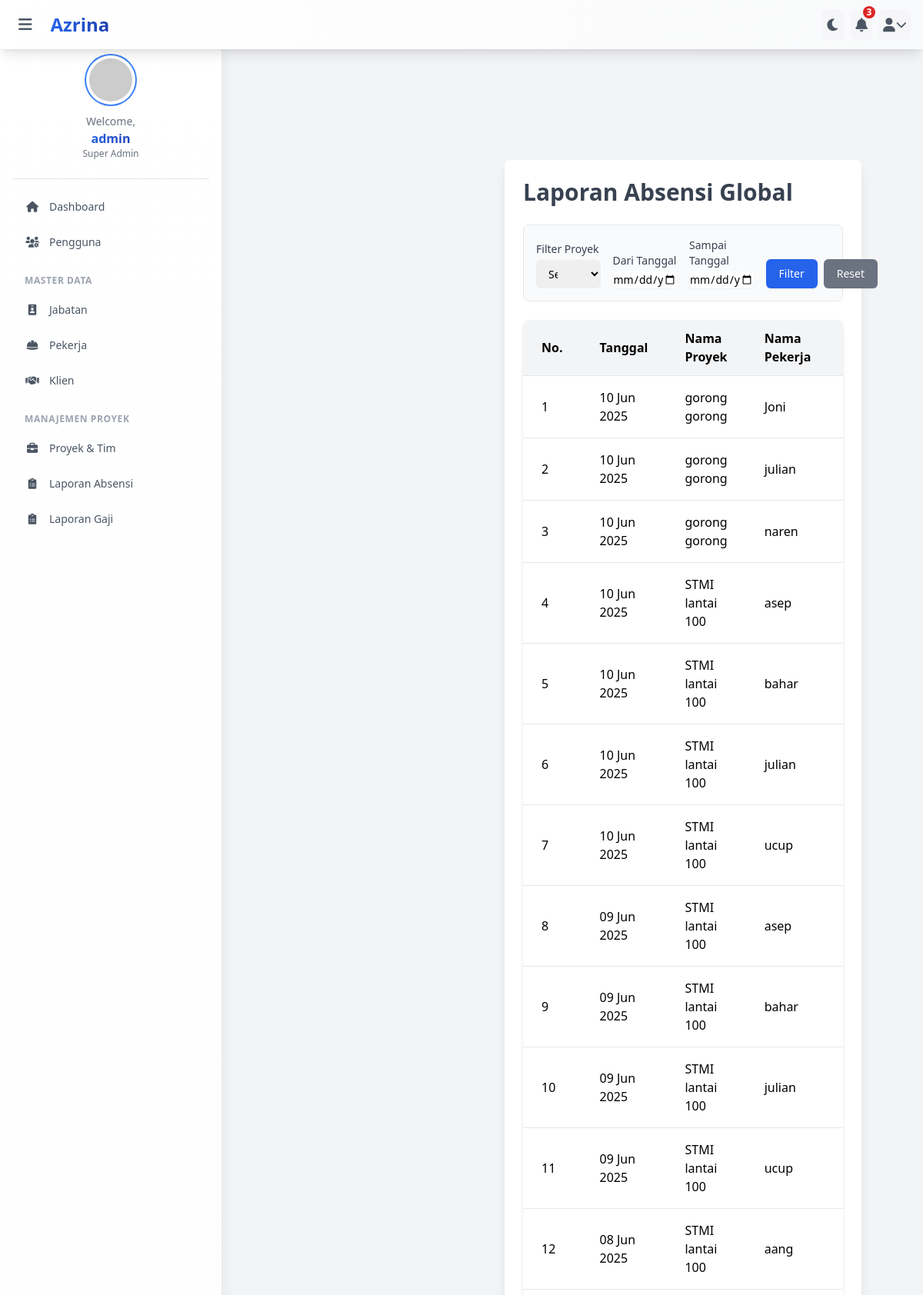
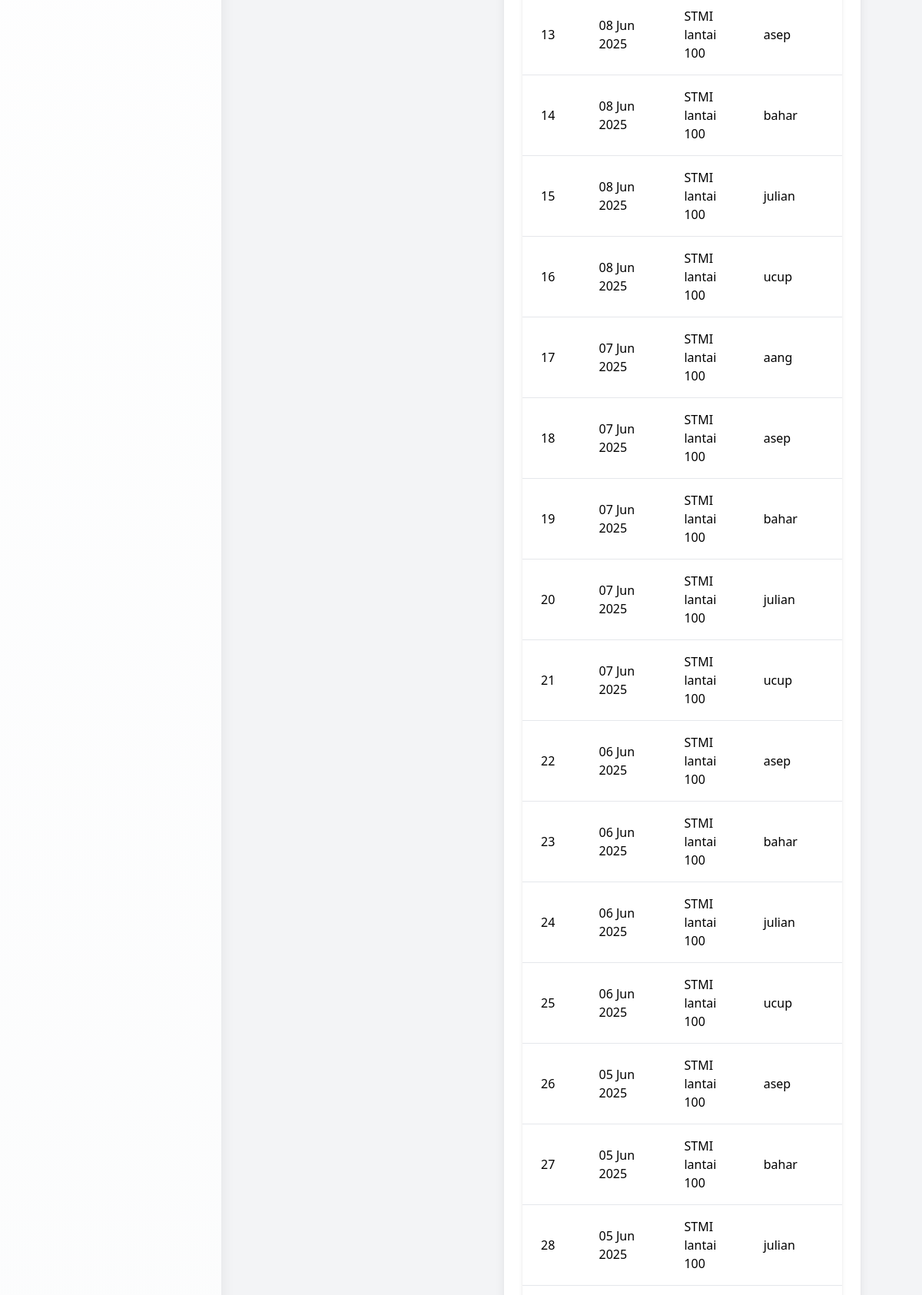
/absensi/index.php (signed in, upper part), run on the app's committed database (2 pictures, top to bottom).
### tables this page shows
CREATE TABLE `absensi` (
  `id_absensi` int(11) NOT NULL,
  `id_pekerja` int(11) NOT NULL,
  `id_projek` int(11) NOT NULL,
  `id_mandor` int(11) NOT NULL COMMENT 'Mandor yang mencatat absensi ini',
  `tanggal` date NOT NULL,
  `status_hadir` tinyint(1) NOT NULL COMMENT '1=Hadir, 0=Tidak Hadir',
  `lembur` tinyint(1) NOT NULL COMMENT '1=Ya, 0=Tidak',
  `keterangan` varchar(255) DEFAULT NULL,
  `waktu_update` timestamp NOT NULL DEFAULT current_timestamp() ON UPDATE current_timestamp() COMMENT 'Waktu data terakhir diubah'
);

CREATE TABLE `projek` (
  `id_projek` int(11) NOT NULL,
  `id_klien` int(11) NOT NULL,
  `namaprojek` varchar(150) NOT NULL,
  `id_mandor_pekerja` int(11) NOT NULL COMMENT 'FK ke id_pekerja, mandor utama proyek ini',
  `jenisprojek` varchar(100) DEFAULT NULL,
  `status` enum('planning','active','completed') NOT NULL,
  `lokasi` text DEFAULT NULL,
  `tanggal_mulai_projek` date DEFAULT NULL,
  `tanggal_selesai_projek` date DEFAULT NULL
);

CREATE TABLE `pekerja` (
  `id_pekerja` int(11) NOT NULL,
  `namapekerja` varchar(100) NOT NULL,
  `id_jabatan` int(11) NOT NULL,
  `no_hp` varchar(20) DEFAULT NULL,
  `no_rek` varchar(30) DEFAULT NULL,
  `is_active` tinyint(1) NOT NULL DEFAULT 1
);

### absensi/index.php (the view, shortened to what this page needs)
<?php
require_once '../config.php';
$user_role = $_SESSION['role'];
$filter_tgl_mulai = $_GET['tgl_mulai'] ?? '';
$filter_tgl_selesai = $_GET['tgl_selesai'] ?? '';
$where_sql = "";
$query_absensi = "SELECT
                        a.id_absensi, a.tanggal, a.status_hadir, a.lembur, a.keterangan,
                        pr.namaprojek,
                        pek.namapekerja AS nama_pekerja_diabsen,
                        mandor.namapekerja AS nama_mandor_pencatat
                    FROM absensi a
                    INNER JOIN projek pr ON a.id_projek = pr.id_projek
                    INNER JOIN pekerja pek ON a.id_pekerja = pek.id_pekerja
                    LEFT JOIN pekerja mandor ON a.id_mandor = mandor.id_pekerja"
                    . $where_sql .
                    " ORDER BY a.tanggal DESC, pr.namaprojek ASC, pek.namapekerja ASC";
$stmt_absensi = mysqli_prepare($koneksi, $query_absensi);
$daftar_absensi = [];
if ($stmt_absensi) {
    mysqli_stmt_execute($stmt_absensi);
    $result_absensi = mysqli_stmt_get_result($stmt_absensi);
    $daftar_absensi = $result_absensi ? mysqli_fetch_all($result_absensi, MYSQLI_ASSOC) : [];
} else {
    error_log("Error mengambil data absensi: " . mysqli_error($koneksi));
    $daftar_absensi = [];
}
require_once '../includes/header.php';
if ($user_role == 'super_admin') { require_once '../includes/sidebar_super_admin.php'; }
elseif ($user_role == 'admin') { require_once '../includes/sidebar_admin.php'; }
?>
<main class="content-wrapper mt-16 md:ml-72">
    <div class="max-w-full mx-auto p-4 sm:p-6 lg:p-8">
        <div class="bg-white dark:bg-gray-800 rounded-lg shadow-lg p-6">
            <h1 class="text-2xl sm:text-3xl font-bold text-gray-700 dark:text-gray-300 mb-6">
                Laporan Absensi Global
            </h1>
            <form method="GET" action="" class="mb-6 p-4 bg-gray-50 dark:bg-gray-700/50 rounded-lg border dark:border-gray-600">
                 <div class="grid grid-cols-1 md:grid-cols-2 lg:grid-cols-4 gap-4 items-end">
                    <div>
                        <label for="id_projek" class="block text-sm font-medium text-gray-700 dark:text-gray-300">Filter Proyek</label>
                        <select name="id_projek" id="id_projek" class="mt-1 block w-full pl-3 pr-10 py-2 text-base border-gray-300 dark:border-gray-600 dark:bg-gray-900 dark:text-gray-300 focus:outline-none focus:ring-blue-500 focus:border-blue-500 sm:text-sm rounded-md">
                            <option value="">Semua Proyek</option>
                        </select>
                    </div>
                    <div>
                        <label for="tgl_mulai" class="block text-sm font-medium text-gray-700 dark:text-gray-300">Dari Tanggal</label>
                        <input type="date" name="tgl_mulai" id="tgl_mulai" value="<?php echo htmlspecialchars($filter_tgl_mulai); ?>" class="mt-1 block w-full rounded-md border-gray-300 shadow-sm dark:bg-gray-900 dark:border-gray-600 dark:text-gray-300 focus:ring-blue-500 focus:border-blue-500 sm:text-sm">
                    </div>
                    <div>
                        <label for="tgl_selesai" class="block text-sm font-medium text-gray-700 dark:text-gray-300">Sampai Tanggal</label>
                        <input type="date" name="tgl_selesai" id="tgl_selesai" value="<?php echo htmlspecialchars($filter_tgl_selesai); ?>" class="mt-1 block w-full rounded-md border-gray-300 shadow-sm dark:bg-gray-900 dark:border-gray-600 dark:text-gray-300 focus:ring-blue-500 focus:border-blue-500 sm:text-sm">
                    </div>
                    <div class="flex items-center gap-2 pt-4 md:pt-0">
                        <button type="submit" class="w-full inline-flex justify-center py-2 px-4 border border-transparent shadow-sm text-sm font-medium rounded-md text-white bg-blue-600 hover:bg-blue-700 focus:outline-none focus:ring-2 focus:ring-offset-2 focus:ring-blue-500">Filter</button>
                        <a href="<?php echo BASE_URL; ?>absensi/" class="w-full inline-flex justify-center py-2 px-4 border border-transparent shadow-sm text-sm font-medium rounded-md text-white bg-gray-500 hover:bg-gray-600 focus:outline-none focus:ring-2 focus:ring-offset-2 focus:ring-gray-500">Reset</a>
                    </div>
                </div>
            </form>
            <div class="overflow-x-auto shadow-md rounded-lg">
                <table class="min-w-full divide-y divide-gray-200 dark:divide-gray-700">
                    <thead class="bg-gray-100 dark:bg-gray-700">
                        <tr>
                            <th class="px-6 py-3 text-left ...">No.</th>
                            <th class="px-6 py-3 text-left ...">Tanggal</th>
                            <th class="px-6 py-3 text-left ...">Nama Proyek</th>
                            <th class="px-6 py-3 text-left ...">Nama Pekerja</th>
                            <th class="px-6 py-3 text-center ...">Status Hadir</th>
                        </tr>
                    </thead>
                    <tbody class="bg-white dark:bg-gray-800 divide-y divide-gray-200 dark:divide-gray-700">
                        <?php if (!empty($daftar_absensi)) : ?>
                            <?php $nomor = 1; ?>
                            <?php foreach ($daftar_absensi as $absen) : ?>
                                <tr>
                                    <td class="px-6 py-4 ..."><?php echo $nomor++; ?></td>
                                    <td class="px-6 py-4 ..."><?php echo date('d M Y', strtotime($absen['tanggal'])); ?></td>
                                    <td class="px-6 py-4 ..."><?php echo htmlspecialchars($absen['namaprojek']); ?></td>
                                    <td class="px-6 py-4 ... font-medium"><?php echo htmlspecialchars($absen['nama_pekerja_diabsen']); ?></td>
                                    <td class="px-6 py-4 text-center ...">
                                    </td>
                                </tr>
                            <?php endforeach; ?>
                        <?php endif; ?>
                    </tbody>
                </table>
            </div>
        </div>
    </div>
</main>

### assets/css/style.css (style rules this page uses)
* { margin: 0; padding: 0; box-sizing: border-box; }
body { transition: padding-left 0.3s ease-in-out; }
.content-wrapper { transition: margin-left 0.3s ease-in-out; margin-top: 4rem; padding: 1.5rem; }
@media (min-width: 768px) { .content-wrapper { margin-left: 18rem; } }

### includes/header.php (style rules this page uses)
body { transition: background-color 0.5s ease-in-out; }
* { transition: background-color 0.3s ease-in-out, border-color 0.3s ease-in-out, color 0.3s ease-in-out; }

### data on the page
absensi: tanggal "10 Jun 2025", id_projek.namaprojek "gorong gorong", id_pekerja.namapekerja "Joni"
absensi: tanggal "10 Jun 2025", id_projek.namaprojek "gorong gorong", id_mandor.namapekerja "julian"
absensi: tanggal "10 Jun 2025", id_projek.namaprojek "gorong gorong", id_pekerja.namapekerja "naren"
absensi: tanggal "10 Jun 2025", id_projek.namaprojek "STMI lantai 100", id_pekerja.namapekerja "asep"
absensi: tanggal "10 Jun 2025", id_projek.namaprojek "STMI lantai 100", id_pekerja.namapekerja "bahar"
absensi: tanggal "10 Jun 2025", id_projek.namaprojek "STMI lantai 100", id_mandor.namapekerja "julian"
absensi: tanggal "10 Jun 2025", id_projek.namaprojek "STMI lantai 100", id_pekerja.namapekerja "ucup"
absensi: tanggal "09 Jun 2025", id_projek.namaprojek "STMI lantai 100", id_pekerja.namapekerja "asep"
absensi: tanggal "09 Jun 2025", id_projek.namaprojek "STMI lantai 100", id_pekerja.namapekerja "bahar"
absensi: tanggal "09 Jun 2025", id_projek.namaprojek "STMI lantai 100", id_mandor.namapekerja "julian"
absensi: tanggal "09 Jun 2025", id_projek.namaprojek "STMI lantai 100", id_pekerja.namapekerja "ucup"
absensi: tanggal "08 Jun 2025", id_projek.namaprojek "STMI lantai 100", id_pekerja.namapekerja "aang"
absensi: tanggal "08 Jun 2025", id_projek.namaprojek "STMI lantai 100", id_pekerja.namapekerja "asep"
absensi: tanggal "08 Jun 2025", id_projek.namaprojek "STMI lantai 100", id_pekerja.namapekerja "bahar"
absensi: tanggal "08 Jun 2025", id_projek.namaprojek "STMI lantai 100", id_mandor.namapekerja "julian"
absensi: tanggal "08 Jun 2025", id_projek.namaprojek "STMI lantai 100", id_pekerja.namapekerja "ucup"
absensi: tanggal "07 Jun 2025", id_projek.namaprojek "STMI lantai 100", id_pekerja.namapekerja "aang"
absensi: tanggal "07 Jun 2025", id_projek.namaprojek "STMI lantai 100", id_pekerja.namapekerja "asep"
absensi: tanggal "07 Jun 2025", id_projek.namaprojek "STMI lantai 100", id_pekerja.namapekerja "bahar"
absensi: tanggal "07 Jun 2025", id_projek.namaprojek "STMI lantai 100", id_mandor.namapekerja "julian"
absensi: tanggal "07 Jun 2025", id_projek.namaprojek "STMI lantai 100", id_pekerja.namapekerja "ucup"
absensi: tanggal "06 Jun 2025", id_projek.namaprojek "STMI lantai 100", id_pekerja.namapekerja "asep"
absensi: tanggal "06 Jun 2025", id_projek.namaprojek "STMI lantai 100", id_pekerja.namapekerja "bahar"
absensi: tanggal "06 Jun 2025", id_projek.namaprojek "STMI lantai 100", id_mandor.namapekerja "julian"
absensi: tanggal "06 Jun 2025", id_projek.namaprojek "STMI lantai 100", id_pekerja.namapekerja "ucup"
absensi: tanggal "05 Jun 2025", id_projek.namaprojek "STMI lantai 100", id_pekerja.namapekerja "asep"
absensi: tanggal "05 Jun 2025", id_projek.namaprojek "STMI lantai 100", id_pekerja.namapekerja "bahar"
absensi: tanggal "05 Jun 2025", id_projek.namaprojek "STMI lantai 100", id_mandor.namapekerja "julian"

### other printed values
str_replace('_', ' ', $_SESSION['role']) "Super Admin"
